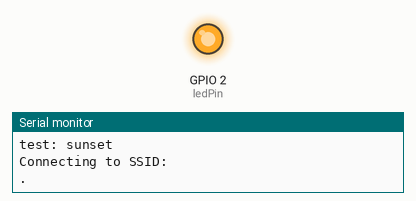
Recording of a sketch running on a simulated ESP8266 (NodeMCU). On the bench: output pins drawn as LEDs (lit = HIGH), the last lines printed to the serial monitor. WiFi joins after 1.5 s; servers stay silent unless stated; uploads are accepted with an empty reply; not simulated (calls return 0 or success): secrets.h.

Above: at 0.21 s.
At 5.2 s:
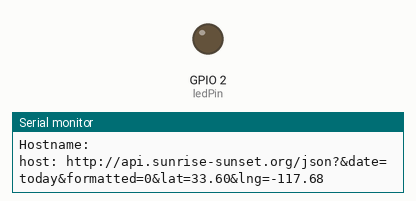
Timing chart, 0 to 6.7 s (numbered marks = the images above):
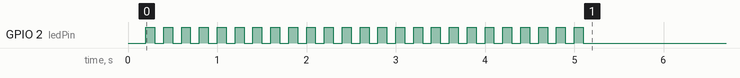

The sketch:

sunset.ino
```cpp
/*--------------------------------------------------------------
  Program:      sunset

  Description:  Get the sunrise and sunset times from a website.

  Hardware:     Adafruit Feather Huzzah.

  Software:     Developed using arduino-cli 0.20.2.

  Date:         03FEB2022

  Author:       Nicholas Wilde 0x08b7d7a3
--------------------------------------------------------------*/

#include <ESP8266WiFi.h>
#include <ESP8266HTTPClient.h>
#include <ArduinoJson.h>
#include <Ticker.h>
#include "secrets.h"

#define BAUD_RATE 115200        // baud rate used for Serial console
#define DELAY_LOOP 1000         // loop delay time (ms)
#define ANALOG_PIN_NO A0        // analog pin number
#define DELAY_WIFI 5            // delay between samples (s)
#define INTERVAL_BLINK 100      // blink interval (ms)

WiFiClient  client;
Ticker blinker;

const char * lat = "33.60";
const char * lng = "-117.68";

// values are specified in secrets.h
const char ssid[] = SECRET_SSID;      // your network SSID (name)
const char pass[] = SECRET_PASS;      // your network password

const int ledPin = LED_BUILTIN;
unsigned long myChannelNumber = SECRET_CH_ID;
const char * myWriteAPIKey = SECRET_WRITE_APIKEY;
const char * myHostName = SECRET_HOSTNAME;

char* host = "http://api.sunrise-sunset.org/json?&date=today&formatted=0";

void setup() {
  Serial.begin(BAUD_RATE);
  while(!Serial);
  delay(100);
  Serial.println();
  Serial.println("test: sunset");
  pinMode(ledPin, OUTPUT);
  conntectToWifi();
}

void loop() {
  String payload = httpGETRequest(host);
  String sunrise = jsonParse(payload, "sunrise");
  String sunset = jsonParse(payload, "sunset");
  Serial.print("Sunrise: ");
  Serial.println(sunrise);
  Serial.print("Sunset: ");
  Serial.println(sunset);
  delay(5000);
}

String jsonParse(String payload, const char* value){
  // Use arduinojson.org/v6/assistant to compute the capacity
  StaticJsonDocument<768> doc;
  DeserializationError error = deserializeJson(doc, payload);
  // Test if parsing succeeds.
  String sunset;
  if (error) {
    Serial.print(F("deserializeJson() failed: "));
    Serial.println(error.f_str());
  } else {
    sunset = (String)doc["results"][value];
  }
  return sunset;
}

String httpGETRequest(const char* host) {
  HTTPClient http;
  char buffer[100]; // long eough for the combined text
  strcpy(buffer, host);
  strcat(buffer, "&lat=");
  strcat(buffer, lat);
  strcat(buffer, "&lng=");
  strcat(buffer, lng);
  Serial.print("host: ");
  Serial.println(buffer);
  // Your IP address with path or Domain name with URL path
  http.begin(client, buffer);
  http.addHeader("Content-Type","application/json");
  // Send HTTP POST request
  int httpResponseCode = http.GET();

  String payload = "{}";

  if (httpResponseCode>0) {
    Serial.print("HTTP Response code: ");
    Serial.println(httpResponseCode);
    payload = http.getString();
  }
  else {
    Serial.print("Error code: ");
    Serial.println(httpResponseCode);
  }
  // Free resources
  http.end();

  return payload;
}

void conntectToWifi(){
  // Connect or reconnect to WiFi
  WiFi.mode(WIFI_STA);
  WiFi.hostname(myHostName);
  Serial.print("Connecting to SSID: ");
  Serial.println(SECRET_SSID);
  blinker.attach_ms(INTERVAL_BLINK, changeState);
  while(WiFi.status() != WL_CONNECTED){
    WiFi.begin(ssid, pass);
    Serial.print(".");
    delay(DELAY_WIFI*1e3);
  }
  blinker.detach();
  Serial.println("connected");
  Serial.print("IP Address: ");
  Serial.println(WiFi.localIP());
  Serial.print("Hostname: ");
  Serial.println(WiFi.hostname());
}

void changeState(){
  digitalWrite(ledPin, !(digitalRead(ledPin)));
}
```
